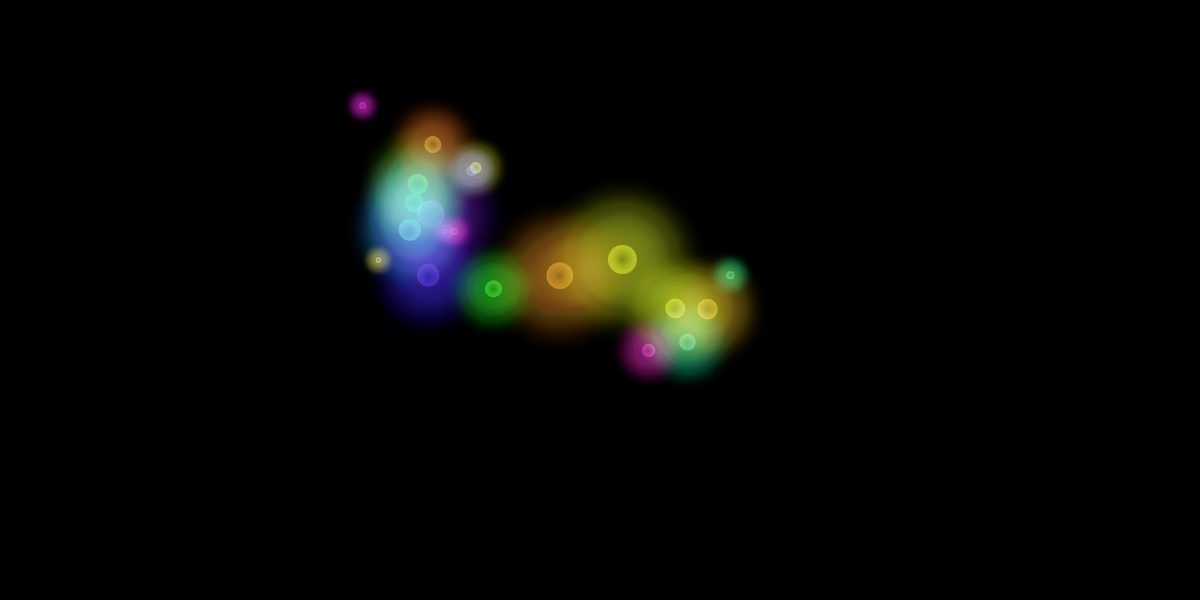
Frame 1 (no input)
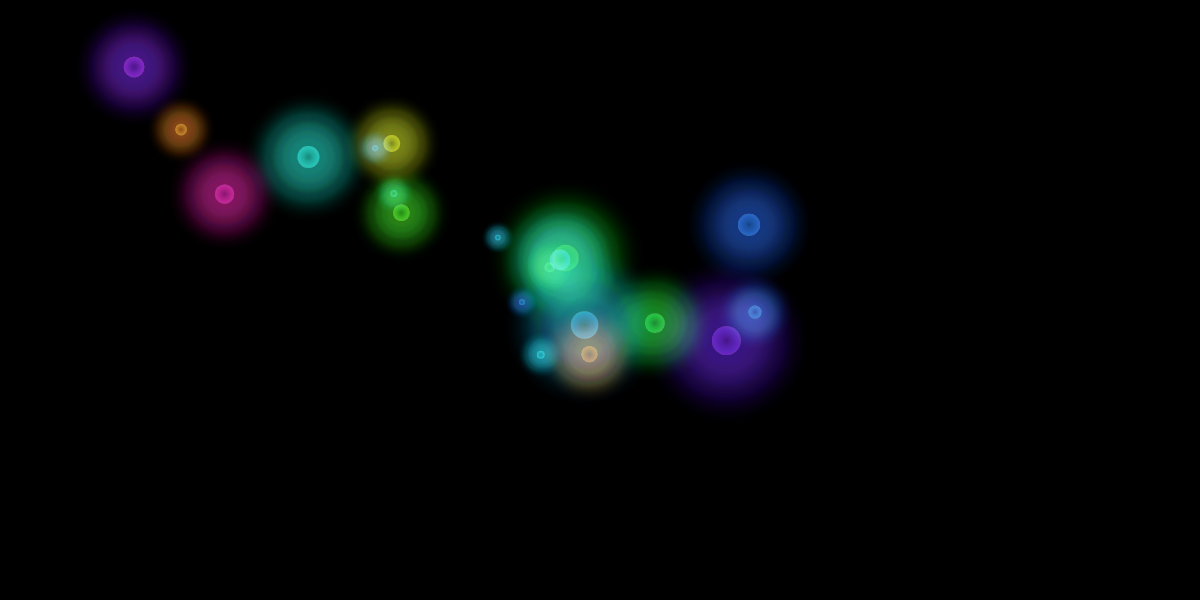
Frame 60 (no input)
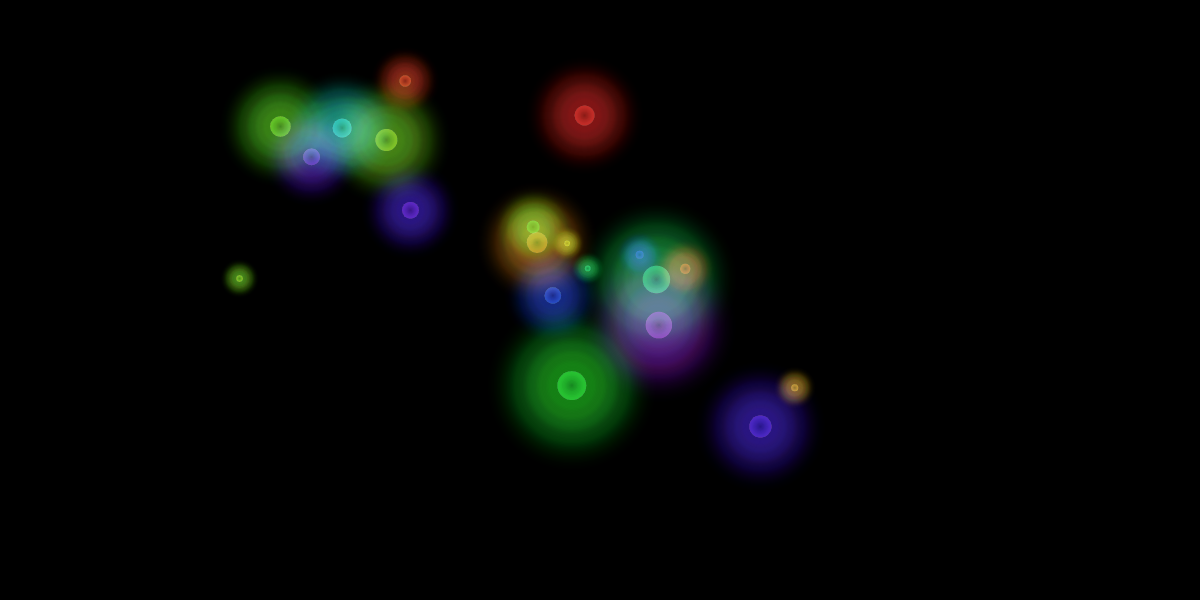
Frame 120 (the mouse pressed at the canvas centre since frame 60)

The p5.js sketch that drew these frames (run headless with seeded random() and noise() and a simulated clock; from frame 60 on, the mouse is pressed at the canvas centre):

// p5.js sketch
// ── sketch.js
// -
// Camminatore incontri-scontri 0.1 by Siria Gasperoni [Camminatori, incontri-scontri]
// 2021 © Siria Gasperoni, Daniele @Fupete, Irene @iretrtr and the course DS-2021 at DESIGN.unirsm,
// github.com/ds-2021-unirsm — github.com/fupete - github.com/siriagas
// Educational purposes, MIT License, 2021, San Marino
// Credits/Thanks to: 
//https://openprocessing.org/sketch/902930
//Ryno Hsiao

let walkers = [];
let walkersNum = 20;

function setup() {
	createCanvas(windowWidth, screen.availHeight);
	colorMode(HSB,10,10,10,255,);

	for (let i = 0; i < walkersNum; i++) {
		walkers.push(new walker());
	}
}

function draw() {
	blendMode(BLEND);
	background(0);

	blendMode(SCREEN);

	for (let i = 0; i < walkers.length; i++) {
walkers[i].move();
		walkers[i].dislpay();
	}
}

function walker() {
	this.x = 0;
	this.y = 0;
	this.c = random(9);
	this.w = random(5, 30);

	this.nx = random(1.00);
	this.ny = random(1.00);

	this.dx = random(0.005, 0.015);
	this.dy = random(0.005, 0.015);

	this.colorDelta = 0;
	this.colorSpeed = random(-1, 1) * 0.1;
//move
	this.move = function () {
		this.x = noise(this.nx, this.c * this.w) * width;
		this.y = noise(this.ny, this.c * this.w) * height;

		this.nx += this.dx;
		this.ny += this.dy;

		this.colorDelta += this.colorSpeed;
	}
//display
	this.dislpay = function () {
		for (let i = 1; i < 50; ++i) {
			strokeWeight(i * this.w * .1);
			stroke(abs((this.c+this.colorDelta))%9, 9, (50 - i) * .3, 9);
			//fill(9, 3);
			fill(abs((this.c+this.colorDelta))%9, 9, (50 - i) * .3, 6);
			circle(this.x, this.y, this.w);
		}
    }}
